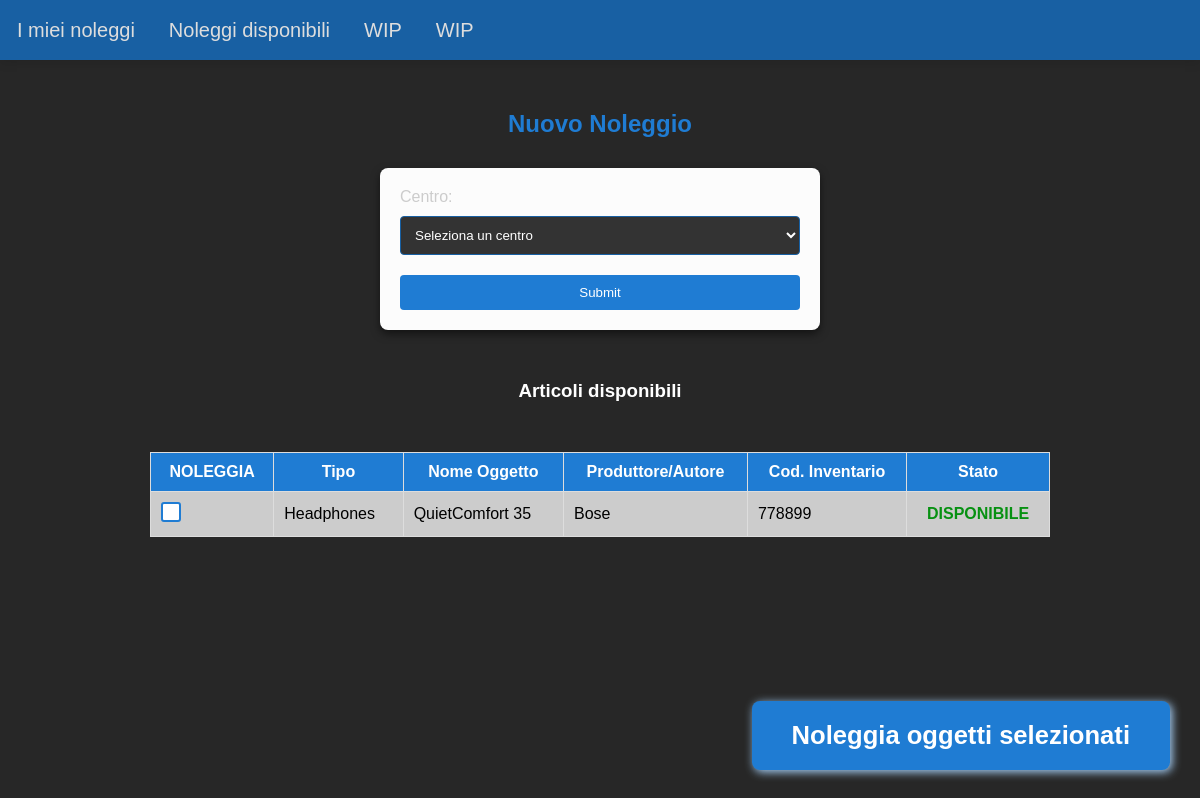
The app's page /new_rent.php?center=1 with its own data.
### tables this page shows
CREATE TABLE `items` (
  `id` int(11) NOT NULL,
  `type` varchar(64) NOT NULL,
  `item_name` varchar(64) NOT NULL,
  `maker` varchar(64) NOT NULL,
  `center` int(11) NOT NULL,
  `ci` int(16) NOT NULL,
  `state` varchar(64) NOT NULL
);

### new_rent.php (the view, shortened to what this page needs)
<?php
$servername = "localhost";
$svusername = "root";
$svpassword = "";
$dbname = "rent";
$conn = new mysqli($servername, $svusername, $svpassword, $dbname);
?>
<!DOCTYPE html>
<html lang="en">
<head>
    <link rel="stylesheet" href="stylesheet/nav.css">
    <link rel="stylesheet" href="stylesheet/default.css">
    <link rel="stylesheet" href="stylesheet/new_rent.css">
</head>
<body>
    <?php include 'nav.php' ?>
    <h2>Nuovo Noleggio</h2>
    <form id="select-center-form" method="GET">
        <label for="center">Centro:</label>
        <select name="center" id="center">
            <option selected disabled>Seleziona un centro</option>
        </select>
        <input id="select-center-submit" type="submit">
    </form>
<?php
if(isset($_GET["center"])) {
    $center_id = $_GET["center"];
    echo "<h3 id='new-rent-table-title'>Articoli disponibili</h3>";
    $stmt = $conn->prepare("SELECT * FROM items WHERE center = ?  AND state = 'available'");
    $stmt->bind_param("i", $center_id);
    $stmt->execute();
    $result = $stmt->get_result();
    if ($result->num_rows > 0) {
        echo "<form method='POST' action='new_rent_action.php'>";
        echo "<table><tr> <th>NOLEGGIA</th> <th>Tipo</th> <th>Nome Oggetto</th><th>Produttore/Autore</th><th>Cod. Inventario</th><th>Stato</th> </tr>";
        while ($row = $result->fetch_assoc()) {
            echo "<td class='new-rent-button-container'><input class='new-rent-checkbox' type='checkbox' name='row[]' value='" . $row['id'] . "'></input></td><td>" . $row['type'] . "</td><td>" . $row['item_name'] . "</td><td>" . $row['maker'] . "</td><td>" . $row['ci'] . "</td><td class='available'>DISPONIBILE</td></tr>";
        }
        echo "</table>";
        echo "<input id ='add-rent-button' type='submit' value='Noleggia oggetti selezionati'></input>";
        echo "</form>";
    } else {
        echo "<p id='new-rent-no-result'>Nessun articolo disponibile, prova con un altro centro</p>";
    }
} else {
    echo "<p id='new-rent-not-selected'>Select a center and see the available items</p>";
}
?>
</body>
</html>

### stylesheet/default.css (style rules this page uses)
body { font-family: Arial, sans-serif; margin: 0; padding: 0; padding-top: 60px; background-color: #272727; }
h2 { color: #ffffff; text-align: center; margin-top: 50px; }
table { width: 75%; margin: 50px auto; border-collapse: collapse; }
table, th, td { border: 1px solid #ddd; padding: 10px; }
th { background-color: #1f7cd3; color: white; }
tr { transition: background-color 0.3s ease; }
tr:nth-child(odd) { background-color: #bdbdbd; }

### stylesheet/new_rent.css (style rules this page uses)
.available { text-align: center; font-weight: bold; color: rgb(7, 145, 18) }
h2 { color: #1f7cd3; text-align: center; margin-bottom: 30px; }
#select-center-form { max-width: 400px; margin: 0 auto; padding: 20px; background-color: #fcfcfc; border-radius: 8px; box-shadow: 0 4px 8px rgba(0, 0, 0, 0.5); }
label { display: block; margin-bottom: 10px; color: #cccccc; }
select { width: 100%; padding: 10px; margin-bottom: 20px; background-color: #333333; color: #ffffff; border: 1px solid #1860a3; border-radius: 4px; }
select option[disabled] { color: #666666; }
#select-center-submit { width: 100%; padding: 10px; background-color: #1f7cd3; color: #ffffff; border: none; border-radius: 4px; cursor: pointer; transition: background-color 0.3s; }
#new-rent-table-title { color: #fff; text-align: center; margin-top: 50px; }
#add-rent-button { position: absolute; right: 30px; font-size: 1.6em; font-weight: bolder; bottom: 30px; padding: 20px 40px; background-color: #1f7cd3; color: #ffffff; border: none; border-radius: 8px; cursor: pointer; transition: 0.1s; box-shadow: 2px 2px 10px #abd6ff; }
.new-rent-checkbox { appearance: none; margin: auto; -webkit-appearance: none; width: 20px; height: 20px; background-color: #fff; border: 2px solid #1f7cd3; border-radius: 3px; outline: none; position: relative; }

### records on screen
items: type "Headphones", item_name "QuietComfort 35", maker "Bose", ci "778899"
